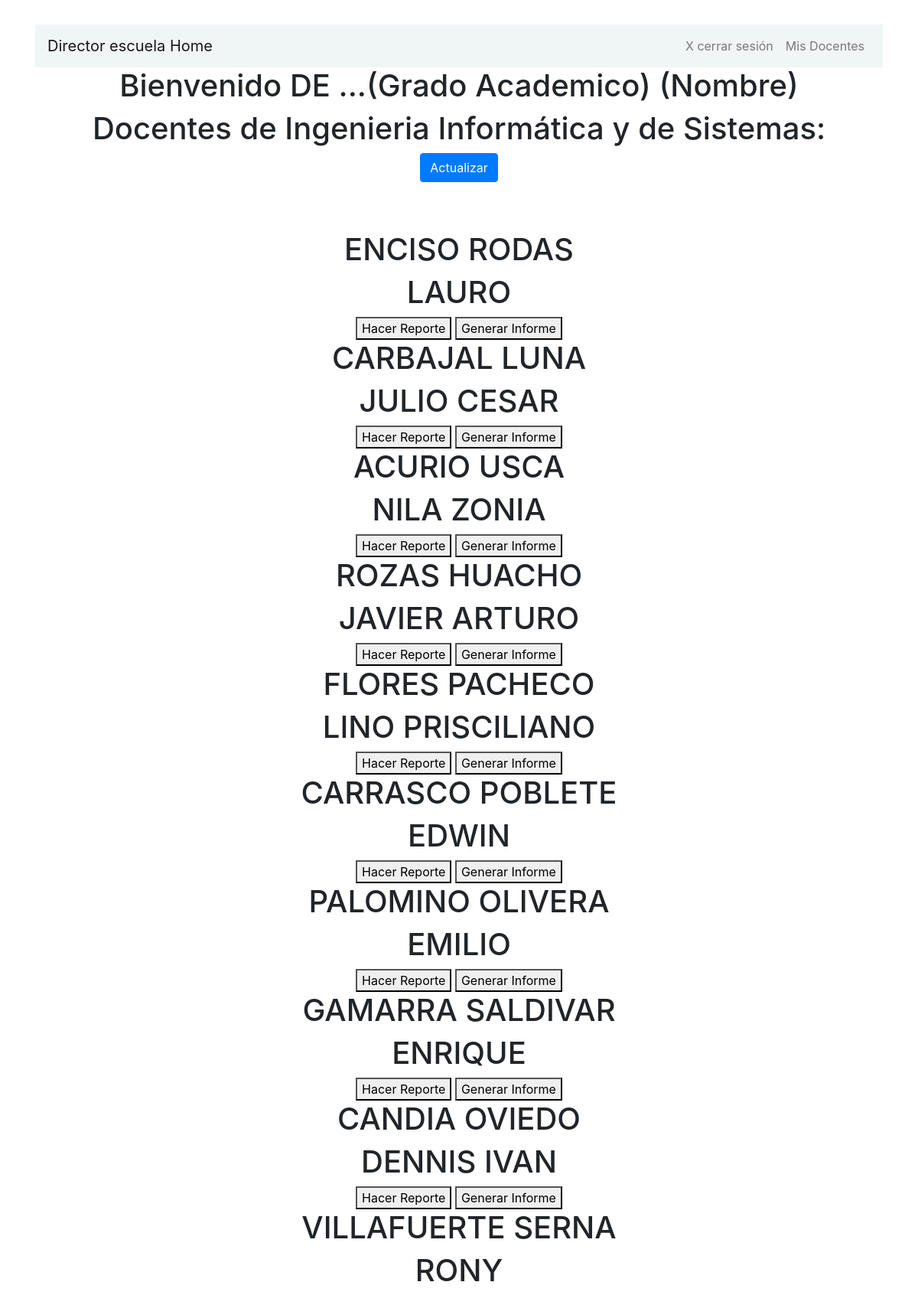
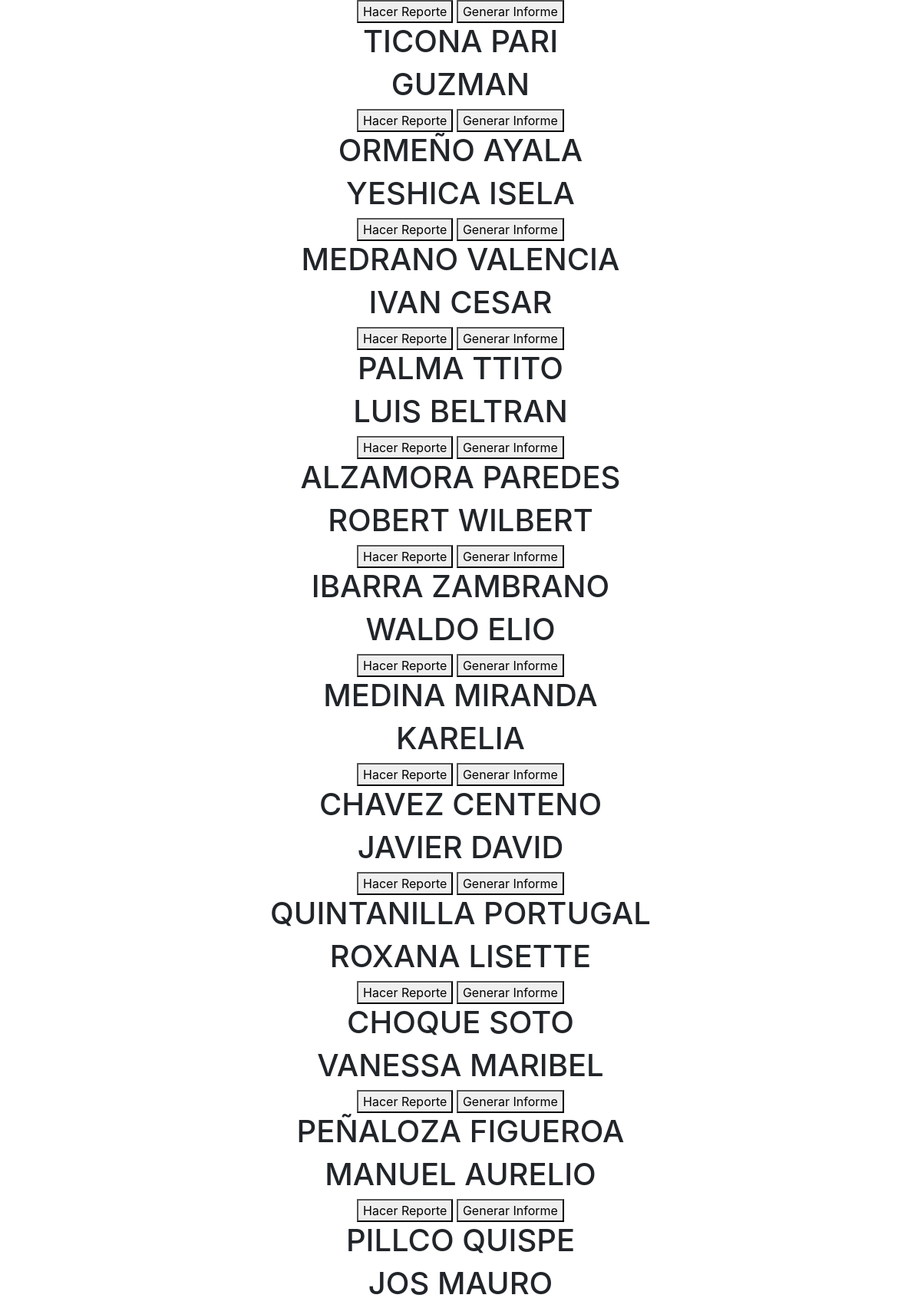
Screenshot of /mis_docentes/ (signed in, upper part) with the database file from the repository (2 pictures, top to bottom).
### myapp/models.py (models this page shows, shortened)
class Docentes(models.Model):
    id_docente = models.PositiveIntegerField()
    Nombre = models.CharField(max_length=40,default="defauld value")
    apellido = models.CharField(max_length=40,default="default value")
    cargo=models.CharField(max_length=20,default="default value")

### myapp/views.py (the view)
# urls.py: path('mis_docentes/',views.misDocentes,name="mis_docentes"),
@login_required
def misDocentes(respuesta):
    docentes= Docentes.objects.all()
    return render(respuesta,"DirEscuela/MisDocentes.html",{'docentes':docentes})

### myapp/templates/DirEscuela/MisDocentes.html (shortened to what this page needs)
{% extends 'ventanas/baseDE.html' %}
{% block content %}
    <h1>Bienvenido DE ...(Grado Academico) (Nombre)</h1>
    <h1>Docentes de Ingenieria Informática y de Sistemas: </h1>
    <a class="btn btn-primary" href="{% url 'update_docente' %}"> Actualizar
    </a>
    <body class="text-center">
        <div class="container">
            <div class="row">
                <div class="col-12 mt-5">
                    {% for i in docentes %}
                    <h1>{{ i.apellido }}</h1>
                    <h1>{{ i.Nombre }}</h1>
                    <button>Hacer Reporte</button>
                    <button>Generar Informe</button>
                    {% endfor %}
                </div>
            </div>
        </div>
    </body>
{% endblock %}

### myapp/templates/ventanas/baseDE.html (shortened to what this page needs)
<!doctype html>
<html lang="en">
<head>
    <link rel="stylesheet" href="https://maxcdn.bootstrapcdn.com/bootstrap/4.0.0/css/bootstrap.min.css">
	<link rel="stylesheet" href="https://use.fontawesome.com/releases/v5.8.2/css/all.css">
</head>
<body>
  <div class="container p-3 my-3">
    <div class="row">
      <div class="col-md-12">
        <nav class="navbar navbar-expand-md navbar-light bg" style="background-color: #f0f5f5">
            {% if user.is_authenticated %}
            <a href="{% url 'direct' %}" class="navbar-brand">Director escuela Home</a>
            {% else %}
            <a href="{% url 'index' %}" class="navbar-brand">Home</a>
            {% endif %}
            <div class="collapse navbar-collapse" id="navbarCollapse">
                <div class="navbar-nav ml-auto">
                    {% if user.is_authenticated %}
                    <li class="nav-item">
                        <a class="nav-link" href="{% url 'cerrarSessionDE' %}" >X cerrar sesión</a>
                    </li>
                    <li class="nav-item">
                        <a class="nav-link" href="{% url 'mis_docentes' %}" >Mis Docentes</a>
                    </li>
                    {% endif %}
                </div>
            </div>
        </nav>
        {% block content %}
        {% endblock %}
      </div>
    </div>
  </div>
</body>
</html>

### rows the page displays
Docentes: apellido "ENCISO RODAS", Nombre "LAURO"
Docentes: apellido "CARBAJAL LUNA", Nombre "JULIO CESAR"
Docentes: apellido "ACURIO USCA", Nombre "NILA ZONIA"
Docentes: apellido "ROZAS HUACHO", Nombre "JAVIER ARTURO"
Docentes: apellido "FLORES PACHECO", Nombre "LINO PRISCILIANO"
Docentes: apellido "CARRASCO POBLETE", Nombre "EDWIN"
Docentes: apellido "PALOMINO OLIVERA", Nombre "EMILIO"
Docentes: apellido "GAMARRA SALDIVAR", Nombre "ENRIQUE"
Docentes: apellido "CANDIA OVIEDO", Nombre "DENNIS IVAN"
Docentes: apellido "VILLAFUERTE SERNA", Nombre "RONY"
Docentes: apellido "TICONA PARI", Nombre "GUZMAN"
Docentes: apellido "ORMEÑO AYALA", Nombre "YESHICA ISELA"
Docentes: apellido "MEDRANO VALENCIA", Nombre "IVAN CESAR"
Docentes: apellido "PALMA TTITO", Nombre "LUIS BELTRAN"
Docentes: apellido "ALZAMORA PAREDES", Nombre "ROBERT WILBERT"
Docentes: apellido "IBARRA ZAMBRANO", Nombre "WALDO ELIO"
Docentes: apellido "MEDINA MIRANDA", Nombre "KARELIA"
Docentes: apellido "CHAVEZ CENTENO", Nombre "JAVIER DAVID"
Docentes: apellido "QUINTANILLA PORTUGAL", Nombre "ROXANA LISETTE"
Docentes: apellido "CHOQUE SOTO", Nombre "VANESSA MARIBEL"
Docentes: apellido "PEÑALOZA FIGUEROA", Nombre "MANUEL AURELIO"
Docentes: apellido "PILLCO QUISPE", Nombre "JOS MAURO"
